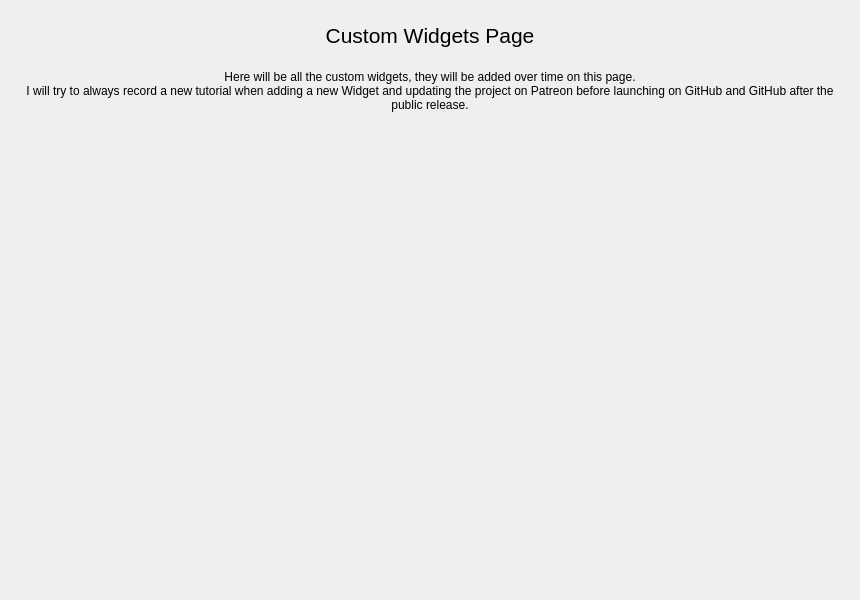
<?xml version="1.0" encoding="UTF-8"?>
<ui version="4.0">
 <class>MainPages</class>
 <widget class="QWidget" name="MainPages">
  <property name="geometry">
   <rect>
    <x>0</x>
    <y>0</y>
    <width>860</width>
    <height>600</height>
   </rect>
  </property>
  <property name="windowTitle">
   <string>Form</string>
  </property>
  <layout class="QVBoxLayout" name="main_pages_layout">
   <property name="spacing">
    <number>0</number>
   </property>
   <property name="leftMargin">
    <number>5</number>
   </property>
   <property name="topMargin">
    <number>5</number>
   </property>
   <property name="rightMargin">
    <number>5</number>
   </property>
   <property name="bottomMargin">
    <number>5</number>
   </property>
   <item>
    <widget class="QStackedWidget" name="pages">
     <property name="currentIndex">
      <number>1</number>
     </property>
     <widget class="QWidget" name="page_1">
      <property name="styleSheet">
       <string notr="true">font-size: 14pt</string>
      </property>
      <layout class="QVBoxLayout" name="page_1_layout">
       <property name="spacing">
        <number>5</number>
       </property>
       <property name="leftMargin">
        <number>5</number>
       </property>
       <property name="topMargin">
        <number>5</number>
       </property>
       <property name="rightMargin">
        <number>5</number>
       </property>
       <property name="bottomMargin">
        <number>5</number>
       </property>
       <item alignment="Qt::AlignHCenter">
        <widget class="QFrame" name="welcome_base">
         <property name="minimumSize">
          <size>
           <width>300</width>
           <height>150</height>
          </size>
         </property>
         <property name="maximumSize">
          <size>
           <width>300</width>
           <height>150</height>
          </size>
         </property>
         <property name="frameShape">
          <enum>QFrame::NoFrame</enum>
         </property>
         <property name="frameShadow">
          <enum>QFrame::Raised</enum>
         </property>
         <layout class="QVBoxLayout" name="center_page_layout">
          <property name="spacing">
           <number>10</number>
          </property>
          <property name="leftMargin">
           <number>0</number>
          </property>
          <property name="topMargin">
           <number>0</number>
          </property>
          <property name="rightMargin">
           <number>0</number>
          </property>
          <property name="bottomMargin">
           <number>0</number>
          </property>
          <item>
           <widget class="QFrame" name="logo">
            <property name="minimumSize">
             <size>
              <width>300</width>
              <height>120</height>
             </size>
            </property>
            <property name="maximumSize">
             <size>
              <width>300</width>
              <height>120</height>
             </size>
            </property>
            <property name="frameShape">
             <enum>QFrame::NoFrame</enum>
            </property>
            <property name="frameShadow">
             <enum>QFrame::Raised</enum>
            </property>
            <layout class="QVBoxLayout" name="logo_layout">
             <property name="spacing">
              <number>0</number>
             </property>
             <property name="leftMargin">
              <number>0</number>
             </property>
             <property name="topMargin">
              <number>0</number>
             </property>
             <property name="rightMargin">
              <number>0</number>
             </property>
             <property name="bottomMargin">
              <number>0</number>
             </property>
            </layout>
           </widget>
          </item>
          <item>
           <widget class="QLabel" name="label">
            <property name="text">
             <string>666</string>
            </property>
            <property name="alignment">
             <set>Qt::AlignCenter</set>
            </property>
           </widget>
          </item>
         </layout>
        </widget>
       </item>
      </layout>
     </widget>
     <widget class="QWidget" name="page_2">
      <layout class="QVBoxLayout" name="page_2_layout">
       <property name="spacing">
        <number>5</number>
       </property>
       <property name="leftMargin">
        <number>5</number>
       </property>
       <property name="topMargin">
        <number>5</number>
       </property>
       <property name="rightMargin">
        <number>5</number>
       </property>
       <property name="bottomMargin">
        <number>5</number>
       </property>
       <item>
        <widget class="QScrollArea" name="scroll_area">
         <property name="styleSheet">
          <string notr="true">background: transparent;</string>
         </property>
         <property name="frameShape">
          <enum>QFrame::NoFrame</enum>
         </property>
         <property name="verticalScrollBarPolicy">
          <enum>Qt::ScrollBarAlwaysOff</enum>
         </property>
         <property name="horizontalScrollBarPolicy">
          <enum>Qt::ScrollBarAlwaysOff</enum>
         </property>
         <property name="widgetResizable">
          <bool>true</bool>
         </property>
         <widget class="QWidget" name="contents">
          <property name="geometry">
           <rect>
            <x>0</x>
            <y>0</y>
            <width>840</width>
            <height>580</height>
           </rect>
          </property>
          <property name="styleSheet">
           <string notr="true">background: transparent;</string>
          </property>
          <layout class="QVBoxLayout" name="verticalLayout">
           <property name="spacing">
            <number>15</number>
           </property>
           <property name="leftMargin">
            <number>5</number>
           </property>
           <property name="topMargin">
            <number>5</number>
           </property>
           <property name="rightMargin">
            <number>5</number>
           </property>
           <property name="bottomMargin">
            <number>5</number>
           </property>
           <item>
            <widget class="QLabel" name="title_label">
             <property name="maximumSize">
              <size>
               <width>16777215</width>
               <height>40</height>
              </size>
             </property>
             <property name="font">
              <font>
               <pointsize>16</pointsize>
              </font>
             </property>
             <property name="styleSheet">
              <string notr="true">font-size: 16pt</string>
             </property>
             <property name="text">
              <string>Custom Widgets Page</string>
             </property>
             <property name="alignment">
              <set>Qt::AlignCenter</set>
             </property>
            </widget>
           </item>
           <item>
            <widget class="QLabel" name="description_label">
             <property name="text">
              <string>Here will be all the custom widgets, they will be added over time on this page.
I will try to always record a new tutorial when adding a new Widget and updating the project on Patreon before launching on GitHub and GitHub after the public release.</string>
             </property>
             <property name="alignment">
              <set>Qt::AlignHCenter|Qt::AlignTop</set>
             </property>
             <property name="wordWrap">
              <bool>true</bool>
             </property>
            </widget>
           </item>
           <item>
            <layout class="QHBoxLayout" name="row_1_layout"/>
           </item>
           <item>
            <layout class="QHBoxLayout" name="row_2_layout"/>
           </item>
           <item>
            <layout class="QHBoxLayout" name="row_3_layout"/>
           </item>
           <item>
            <layout class="QVBoxLayout" name="row_4_layout"/>
           </item>
           <item>
            <layout class="QVBoxLayout" name="row_5_layout"/>
           </item>
          </layout>
         </widget>
        </widget>
       </item>
      </layout>
     </widget>
     <widget class="QWidget" name="page_3">
      <property name="styleSheet">
       <string notr="true">QFrame {
	font-size: 16pt;
}</string>
      </property>
      <layout class="QVBoxLayout" name="page_3_layout">
       <item>
        <widget class="QLabel" name="empty_page_label">
         <property name="font">
          <font>
           <pointsize>16</pointsize>
          </font>
         </property>
         <property name="text">
          <string>Empty Page</string>
         </property>
         <property name="alignment">
          <set>Qt::AlignCenter</set>
         </property>
        </widget>
       </item>
      </layout>
     </widget>
    </widget>
   </item>
  </layout>
 </widget>
 <resources/>
 <connections/>
</ui>
